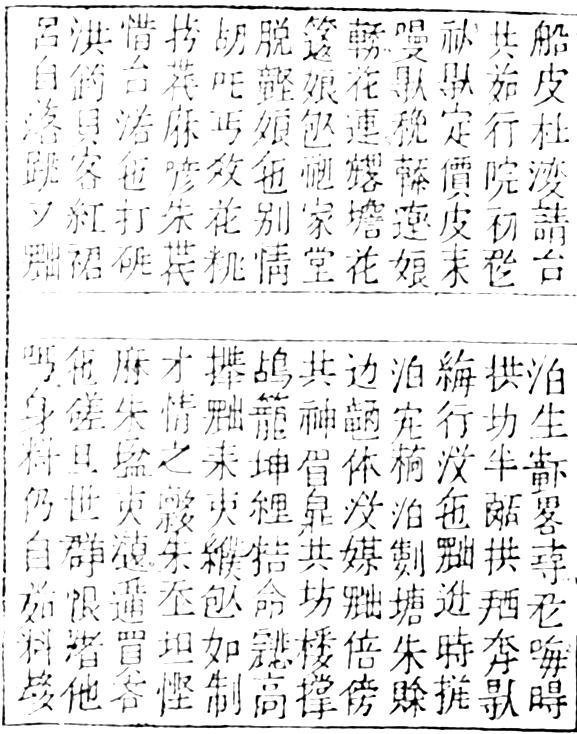
#> input picture HK1/NLP/Lab/Assigment2/dang2/Kieu1866page045.1.jpeg, 577 x 734 px
$ python -i noise_reduction.py   (imports and definitions only)
#> lines starting #> are read from the running program, lines starting #| are printed output that depends on the picture
from PIL import ImageEnhance, Image, ImageFilter
import matplotlib.pyplot as plt

def resize_image(path_image, max_size=5000):
    img = Image.open(path_image)
    width, height = img.size
    total_size = width + height

    if total_size > max_size:
        scale_factor = max_size / total_size
        new_width = int(width * scale_factor)
        new_height = int(height * scale_factor)
        img = img.resize((new_width, new_height), Image.LANCZOS)

    img.save(path_image)

def change_brightness(img: Image, brightness_value: float) -> Image:
    ''' Change the brightness of the photo

    args:
        img: image
        brightness_value: value to change the brightness of the photo

    returns:
        photo after brightness increase
    '''

    # increase image brightness by brightness_value
    image_enhanced_brightness = ImageEnhance.Brightness(img)
    image_enhanced_brightness = image_enhanced_brightness.enhance(brightness_value)

    return image_enhanced_brightness

def change_contrast(img: Image, contrast_value: float) -> Image:
    ''' Change the contrast of the photo

    args:
        img: image
        contrast_value: value to change the contrast of the photo

    returns:
        photo after contrast increase
    '''

    # increase image contrast by contrast_value
    image_enhanced_contrast = ImageEnhance.Contrast(img)
    image_enhanced_contrast = image_enhanced_contrast.enhance(contrast_value)

    return image_enhanced_contrast

def image_preprocessing(
    img: Image,
    brightness: float = 1.5,
    contrast: float = 3.0,
    blur: float = 0.8
) -> Image:
    ''' Image preprocessing enhances OCR capabilities

    Change the blur, brightness, contrast, and size of
    the photo so that the text in the photo stands out the most and reduces noise.

    args:
        img: image
        brightness: thay doi do sang
        contrast: thay doi do tuong phan
        blur_value: thay doi do mo
    '''

    img = img.filter(ImageFilter.BoxBlur(blur))

    image_enhanced_brightness = change_brightness(img, brightness)
    image_enhanced_contrast = change_contrast(img, contrast)

    image_process = change_contrast(image_enhanced_brightness, contrast)

    # [7 lines of commented-out code are left out]

    return image_process

>>> from PIL import Image
>>> picture = Image.open('dang2/Kieu1866page045.1.jpeg')
#> picture is the input picture: PIL image 577x734 RGB; min 0, max 255, mean 232.5
>>> result = image_preprocessing(picture)
#> in image_preprocessing, `img = img.filter(ImageFilter.BoxBlur(blur))`:
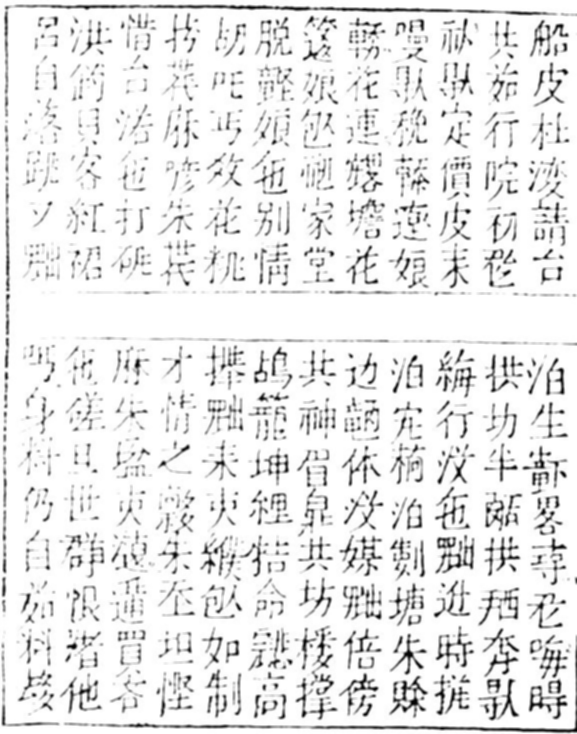
#> img: PIL image 577x734 RGB; min 1, max 255, mean 232.5
#> in change_brightness, `image_enhanced_brightness = image_enhanced_brightness.enhance(brightne..`:
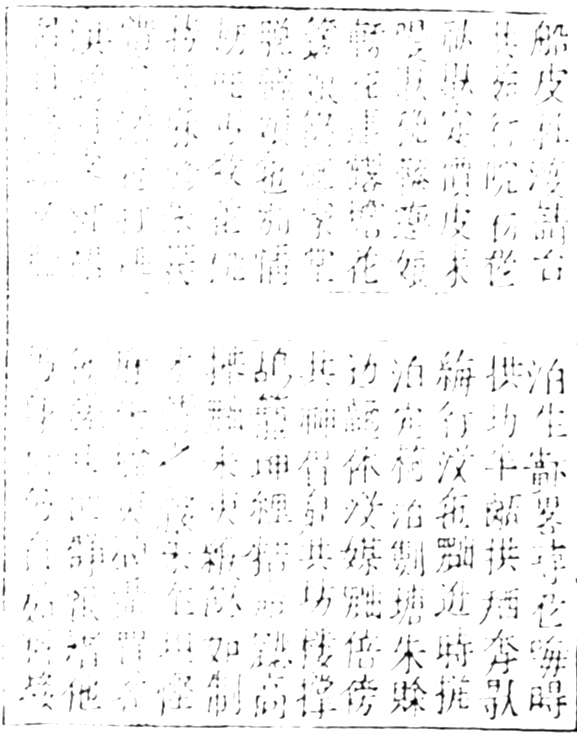
#> image_enhanced_brightness: PIL image 577x734 RGB; min 1, max 255, mean 247.5
#> in change_contrast, `image_enhanced_contrast = image_enhanced_contrast.enhance(contrast_val..`:
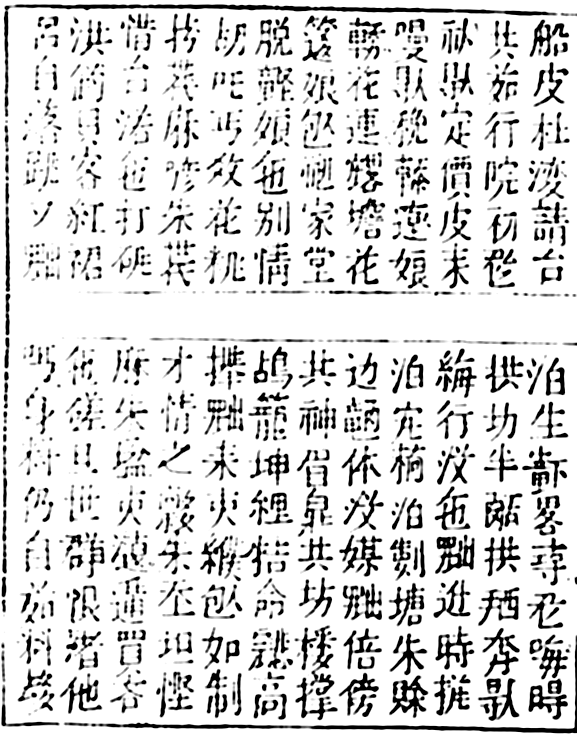
#> image_enhanced_contrast: PIL image 577x734 RGB; min 0, max 255, mean 214.8
#> call 2 of change_contrast, with contrast_value = 3
#> in change_contrast (call 2), `image_enhanced_contrast = image_enhanced_contrast.enhance(contrast_val..`:
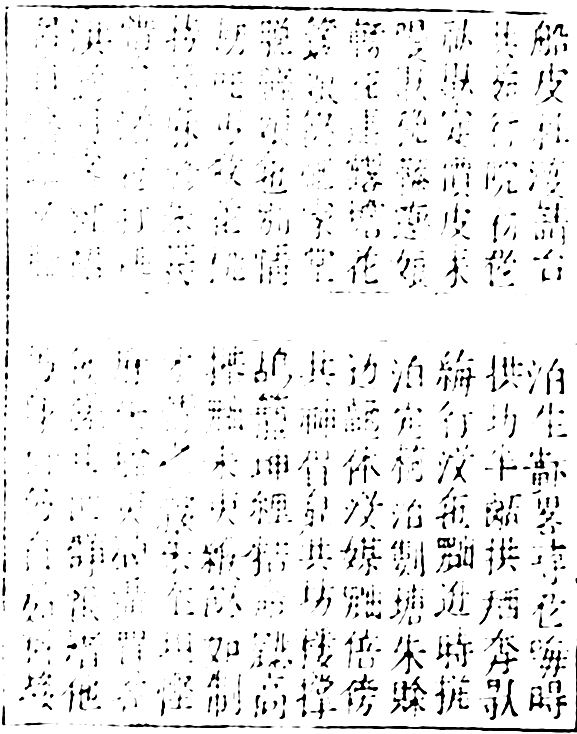
#> image_enhanced_contrast: PIL image 577x734 RGB; min 0, max 255, mean 239.4
